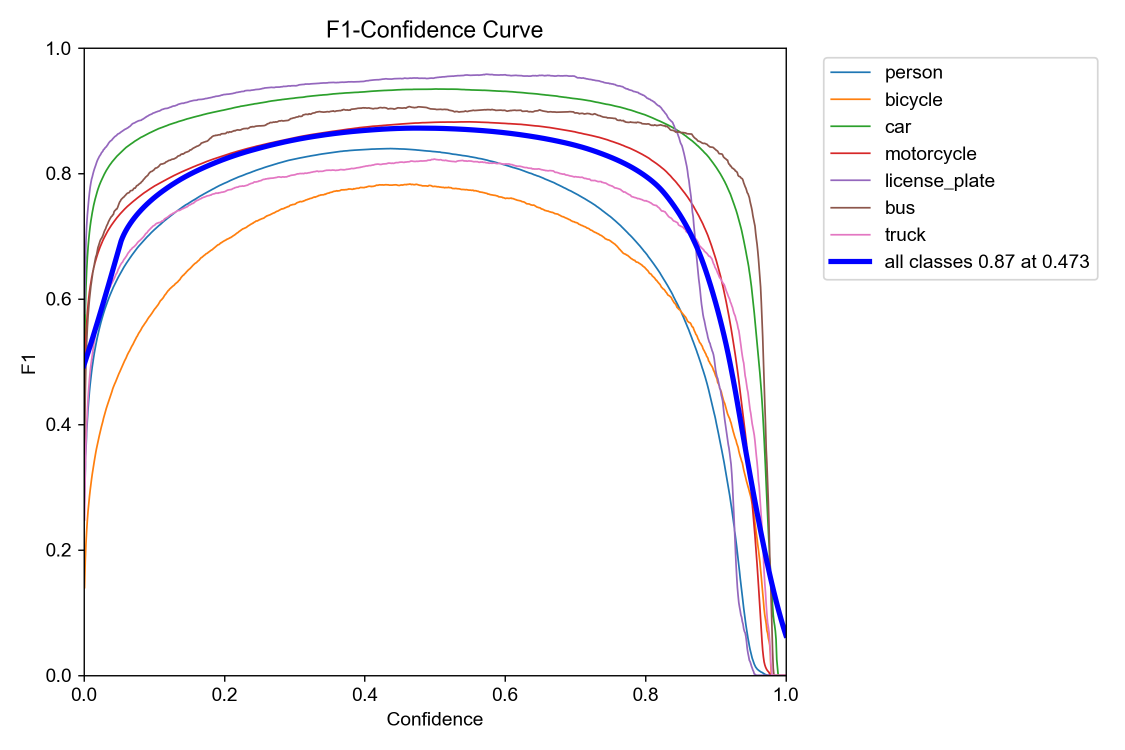
#> input picture assets/BoxF1_curve.png, 2250 x 1500 px (shown at 1/2 size)
$ python -i hw_jpeg_encoder.py   (imports and definitions only)
#> lines starting #> are read from the running program, lines starting #| are printed output that depends on the picture
import cv2
import numpy as np
import time

# [10 lines not run here, left out]

class HardwareJPEGEncoder:
    """
    Sử dụng GStreamer nvjpegenc để nén ảnh sang JPEG bằng phần cứng trên Jetson.
    Pipeline mới: appsrc(RGBA, full-res) → nvvidconv(resize + I420, VIC HW) → nvjpegenc(HW)
    Tự động fallback về cv2.imencode (CPU) nếu chạy trên Windows hoặc môi trường không hỗ trợ.
    """
    def __init__(self):
        self.pipeline = None
        self.appsrc = None
        self.appsink = None

        # Kích thước đầu vào (frame gốc từ camera)
        self.in_width = 0
        self.in_height = 0
        # Kích thước đầu ra (preview gửi lên web)
        self.out_width = 0
        self.out_height = 0
        self.quality = 0
        self.is_hardware = GSTREAMER_AVAILABLE

    # [97 lines left out: functions _build_pipeline, encode, not called in this run]

    def __del__(self):
        if self.pipeline:
            self.pipeline.set_state(Gst.State.NULL)

>>> import cv2
>>> picture = cv2.imread('../../assets/BoxF1_curve.png', cv2.IMREAD_GRAYSCALE)
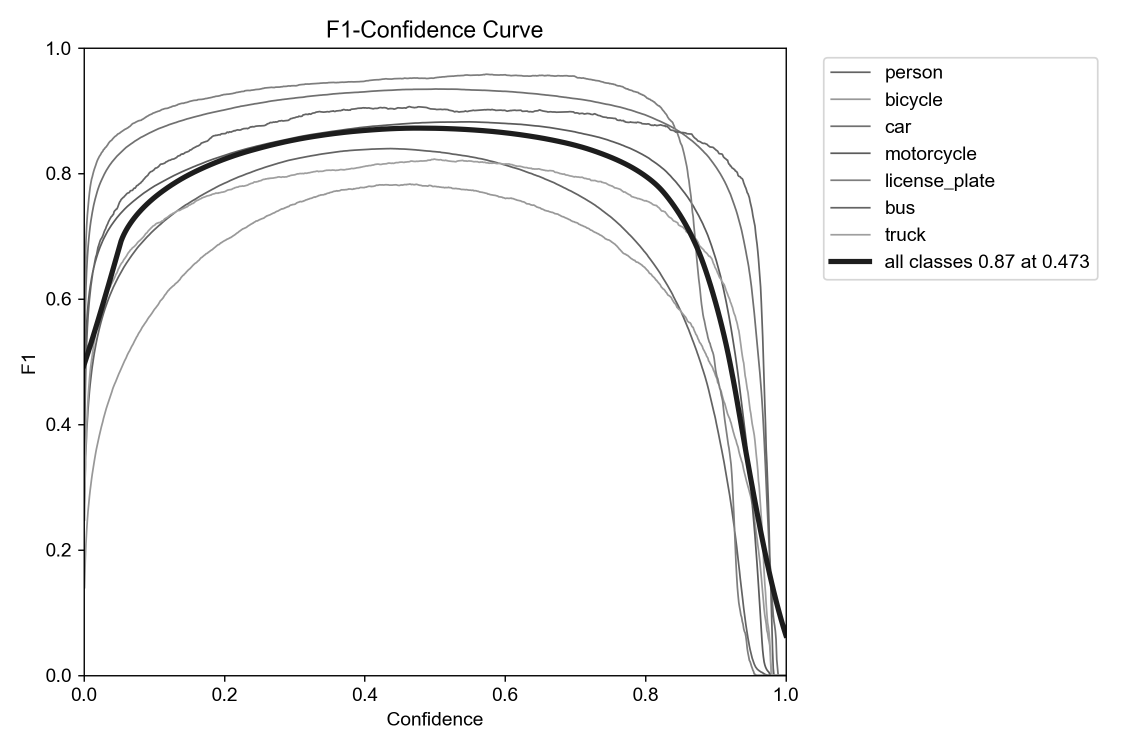
#> picture: shape (1500, 2250) (shown at 1/2 size); min 0, max 255, mean 248.1
#> (the run stopped early here; a loop or call above may not have finished)

$ run again, on assets/BoxPR_curve.png
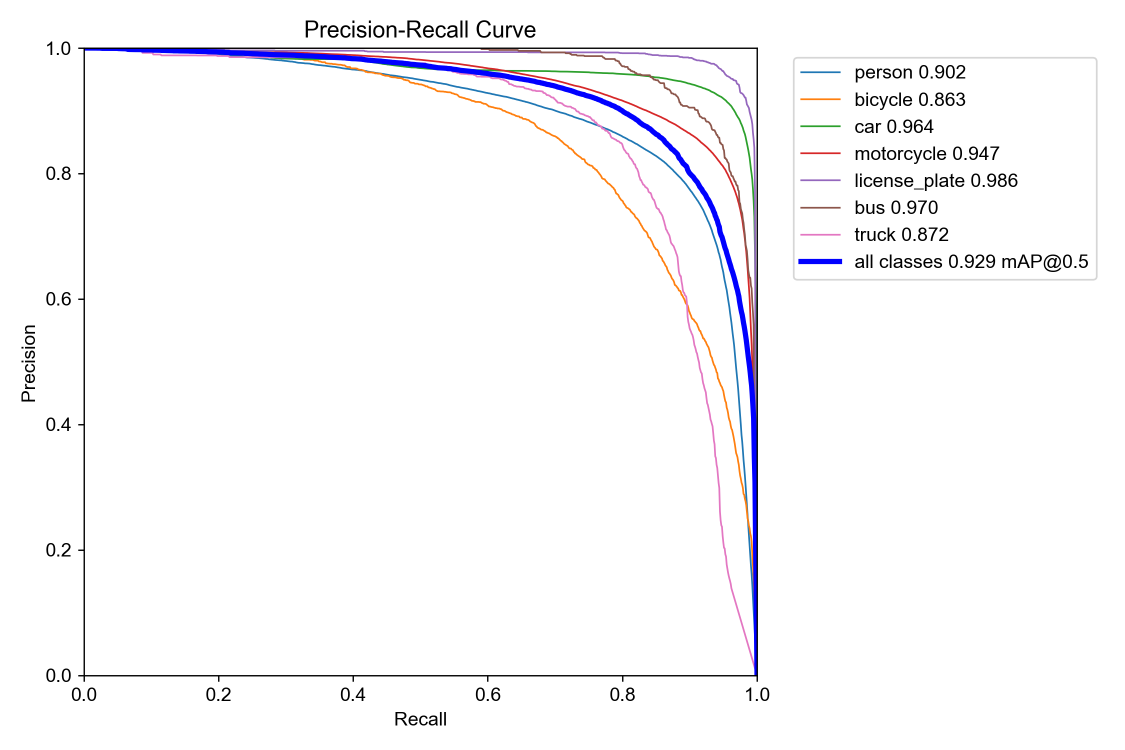
#> input picture assets/BoxPR_curve.png, 2250 x 1500 px (shown at 1/2 size)
#> `picture = cv2.imread('../../assets/BoxF1_curve.png', cv2.IMREAD_GRAYSC..`:
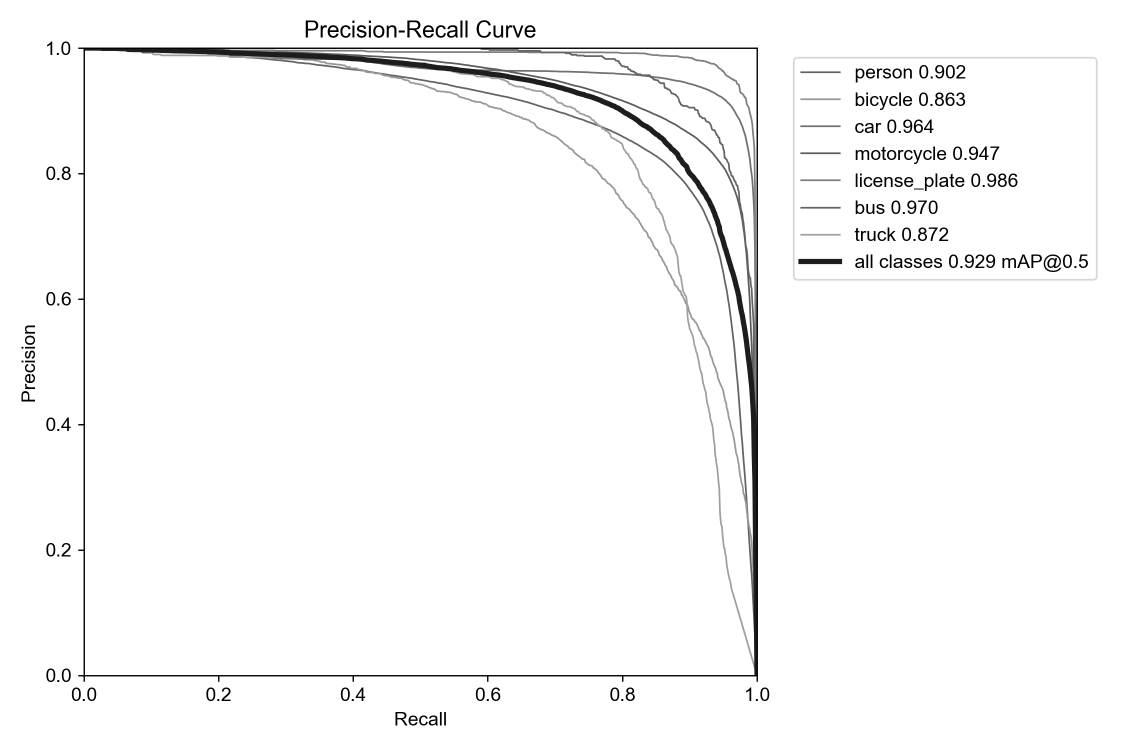
#> picture: shape (1500, 2250) (shown at 1/2 size); min 0, max 255, mean 248.8

$ run again, on assets/BoxP_curve.png
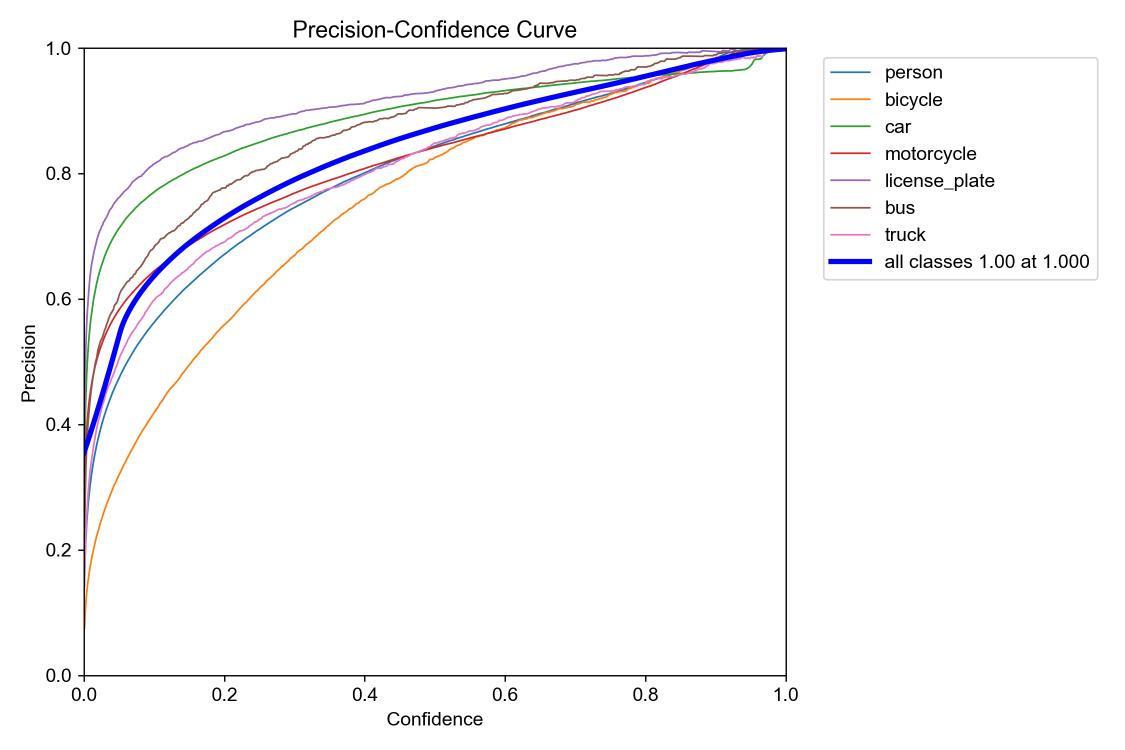
#> input picture assets/BoxP_curve.png, 2250 x 1500 px (shown at 1/2 size)
#> `picture = cv2.imread('../../assets/BoxF1_curve.png', cv2.IMREAD_GRAYSC..`:
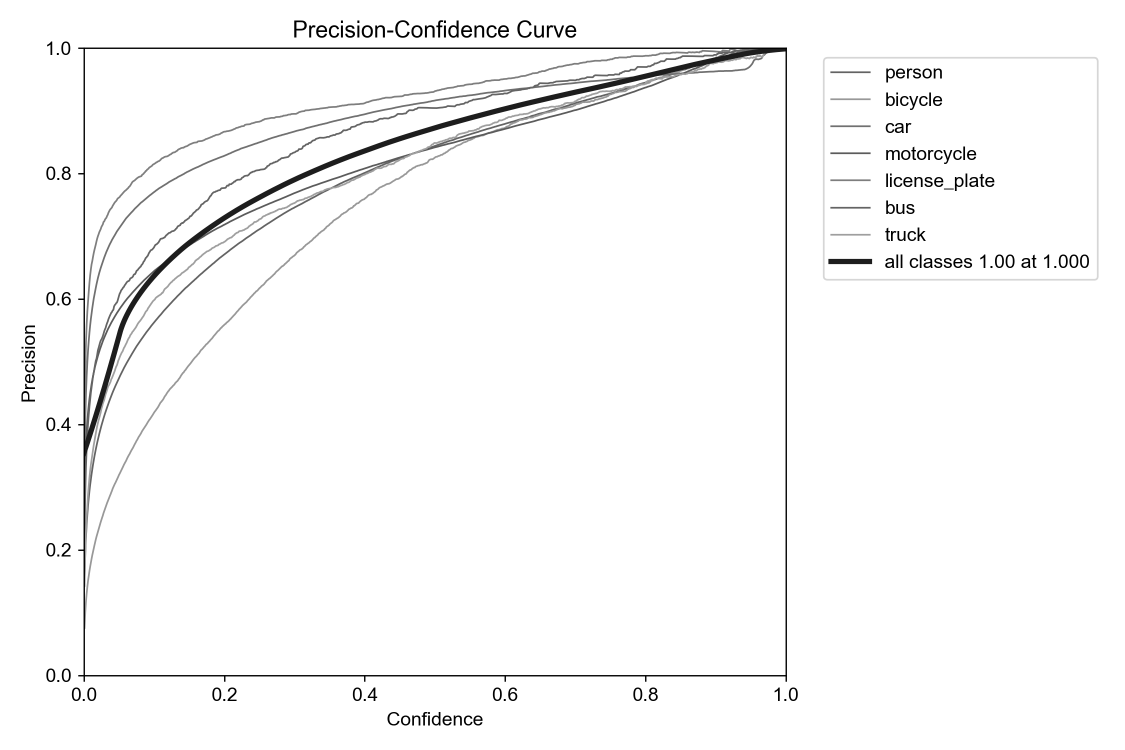
#> picture: shape (1500, 2250) (shown at 1/2 size); min 0, max 255, mean 249.1
